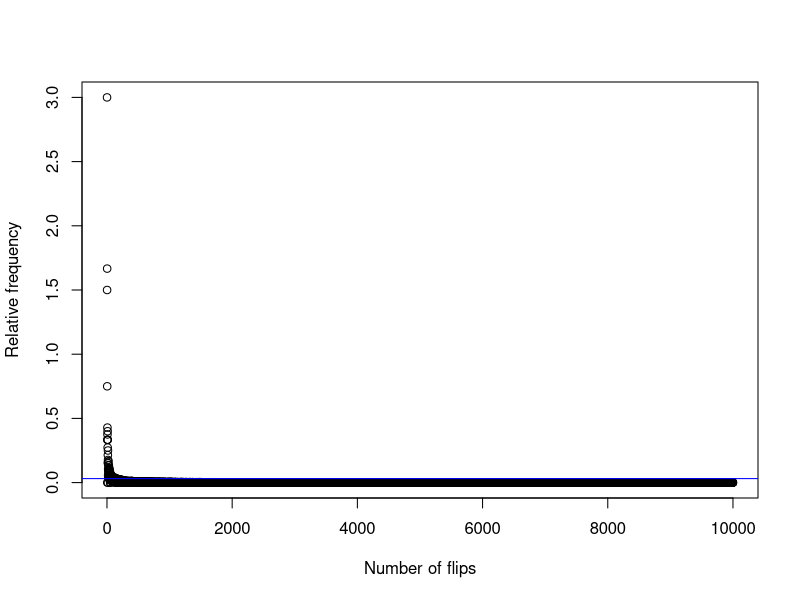

Recreate this plot in R.
install.packages('pracma')
library('pracma')

coin<-c('head', 'tail')

#set.seed(546378)# Semilla para repoducibilidad, ya que es una operacion aleatoria

#Crear vector vacio donde guardare posteriormente los resultados de cada lanzamiento
valuesArray <- character() 
#Crear vector vacio donde guardare los lanzamientos
flipsArray <- numeric() 
#Crear vector vacio donde guardare posteriormente los resultados de cada calculo de frecuencia
relativeFrequencyVector<- vector()

acum<-0
oldFlip<-' '
relativeFreq<-0
n<-6

experimento <- function() {
  for(numberFlip in 1:n){
    flip  <- sample(coin,1)
    if(!(strcmp(oldFlip, ' ')))
    {
      if(!(strcmp(flip, oldFlip))){
        acum<-acum+1
      }
    }
    oldFlip<- flip
  }
  relativeFreq<-acum/n
  return(acum)
}
experimento()


#For donde recorro de 1 a 1000 y luego asigno valores a mi vectorFlips y mi relativeFrequencyVector
for(numberFlip in 1:10000){
  relativeFrequencyVector<-append(relativeFrequencyVector, experimento()/numberFlip)
  flipsArray<-append(flipsArray,numberFlip)
}

#Representar todo con un grafico de dispersion para ver el comportamiento
plot(x=flipsArray,y=relativeFrequencyVector,xlab = "Number of flips", ylab = "Relative frequency")
abline(h=0.03125,col="blue",lty=1)
